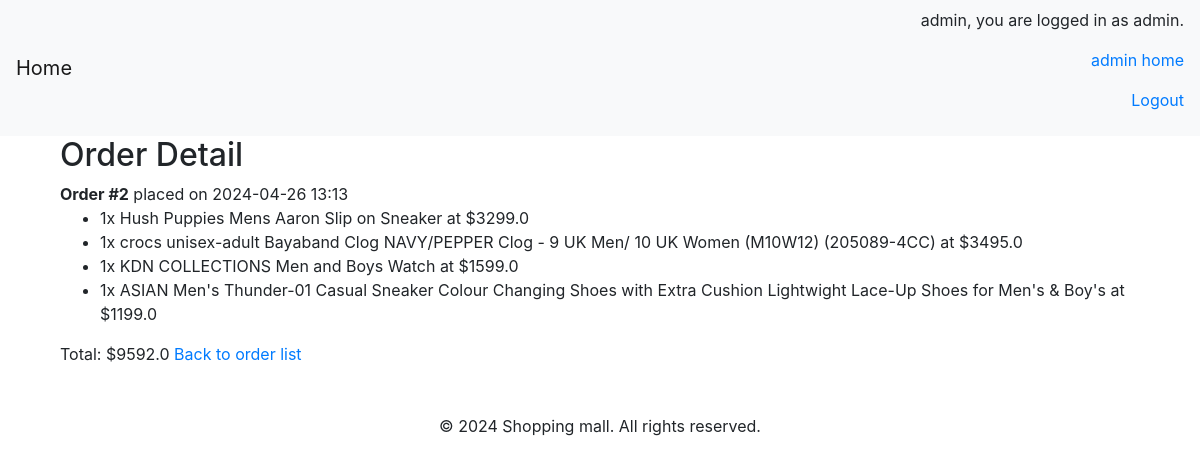
Page /orders/2/ (signed in) on the committed database.
### mall/models.py (models this page shows, shortened)
class Order(models.Model):
    total_price = models.FloatField(default=0.0)
    create_user = models.ForeignKey(User, on_delete=models.CASCADE)
    created_at = models.DateTimeField(auto_now_add=True)
    updated_at = models.DateTimeField(auto_now=True)
    class Meta:
        db_table = 'order'
        verbose_name = 'Order'
        verbose_name_plural = 'Orders'

class OrderItem(models.Model):
    order = models.ForeignKey(Order, related_name='items', on_delete=models.CASCADE)
    merchandise = models.ForeignKey(Merchandise, on_delete=models.CASCADE)
    price = models.FloatField()
    quantity = models.PositiveIntegerField()
    class Meta:
        db_table = 'order_item'
        verbose_name = 'Order Item'
        verbose_name_plural = 'Order Items'

class Merchandise(models.Model):
    id = models.AutoField(primary_key=True)
    name = models.CharField(max_length=50)
    image = models.CharField(max_length=500, null=True)
    main_category = models.ForeignKey(Category, on_delete=models.CASCADE, related_name='main_category')
    sub_category = models.ForeignKey(Category, on_delete=models.CASCADE, related_name='sub_category')
    price = models.FloatField()
    discount_id = models.ForeignKey(MerchandiseDiscount, on_delete=models.CASCADE, null=True, related_name='discount_id')
    ratings_id = models.ForeignKey(MerchandiseRating, on_delete=models.CASCADE, null=True, related_name='ratings_id')
    is_valid = models.BooleanField(default=True)
    creat_time = models.DateTimeField(default=timezone.now)
    creat_user = models.ForeignKey(User, on_delete=models.CASCADE, related_name='creat_user', default=1)
    last_update_time = models.DateTimeField(default=timezone.now)
    last_update_user = models.ForeignKey(User, on_delete=models.CASCADE, related_name='last_update_user', default=1)
    class Meta:
        db_table = 'merchandise'
        verbose_name = 'Merchandise'
        verbose_name_plural = 'Merchandises'

### mall/views.py (the view)
# urls.py: path('orders/<int:order_id>/', views.order_detail, name='order_detail'),
@login_required
def order_detail(request, order_id):
    if not request.user.is_staff:  # Ensure only admin can access
        return redirect('home')
    order = get_object_or_404(Order, id=order_id)
    return render(request, 'admn/order_detail.html', {'order': order})

### mall/templates/admn/order_detail.html (shortened to what this page needs)
{% extends "../base.html" %}
{% block body_block %}
    <h2>Order Detail</h2>
    <strong>Order #{{ order.id }}</strong> placed on {{ order.created_at|date:"Y-m-d H:i" }}
    <ul>
        {% for item in order.items.all %}
            <li>{{ item.quantity }}x {{ item.merchandise.name }} at ${{ item.price }}</li>
        {% endfor %}
    </ul>
    Total: ${{ order.total_price }}
    <a href="{% url 'order_list' %}">Back to order list</a>
{% endblock %}

### mall/templates/base.html (shortened to what this page needs)
<!DOCTYPE html>
<html lang="en">
<head>
    <link href="https://stackpath.bootstrapcdn.com/bootstrap/4.5.2/css/bootstrap.min.css" rel="stylesheet">
</head>
<body>
    <nav class="navbar navbar-expand-lg navbar-light bg-light">
            <a class="navbar-brand" href="/">Home</a>
            <div class="collapse navbar-collapse" id="navbarNav">
                <ul class="navbar-nav ml-auto">
                    <li class="nav-item">
                        {% if user.is_authenticated %}
                            <p>{{ user.username }}, you are logged in as {{ user.groups.all.0.name }}. </p>
                            {% if user.groups.all.0.name == 'admin' %}
                            <p style="text-align: right;"><a href="{% url 'admin_home' %}">admin home</a></p>
                            {% endif %}
                            <p style="text-align: right;"><a href="{% url 'logout' %}">Logout</a></p>
                        {% else %}
                            <p><a href="{% url 'login' %}">Login</a></p>
                        {% endif %}
                    </li>
                </ul>
            </div>
        </nav>
    <main class="container">
        <div class="container flex-nowrap justify-content-between align-items-center">
            {% block body_block %}{% endblock%}
        </div>
    </main>
    <div class="mt-5 text-center" style="margin-bottom: 100px;">
        <footer>
            <p>© 2024 Shopping mall. All rights reserved.</p>
        </footer>
    </div>
</body>
</html>

### rows in the picture
Order: id "2", created_at "2024-04-26 13:13", total_price "9592.0"
OrderItem: quantity "1", merchandise.name "Hush Puppies Mens Aaron Slip on Sneaker", price "3299.0"
OrderItem: quantity "1", merchandise.name "crocs unisex-adult Bayaband Clog NAVY/PEPPER Clog - 9 UK Men/ 10 UK Women (M10W12) (205089-4CC)", price "3495.0"
OrderItem: quantity "1", merchandise.name "KDN COLLECTIONS Men and Boys Watch", price "1599.0"
OrderItem: quantity "1", merchandise.name "ASIAN Men's Thunder-01 Casual Sneaker Colour Changing Shoes with Extra Cushion Lightwight Lace-Up Shoes for Men's & Boy's", price "1199.0"

### other values in the picture
{{ user.username }} "admin"
{{ user.groups.all.0.name }} "admin"
